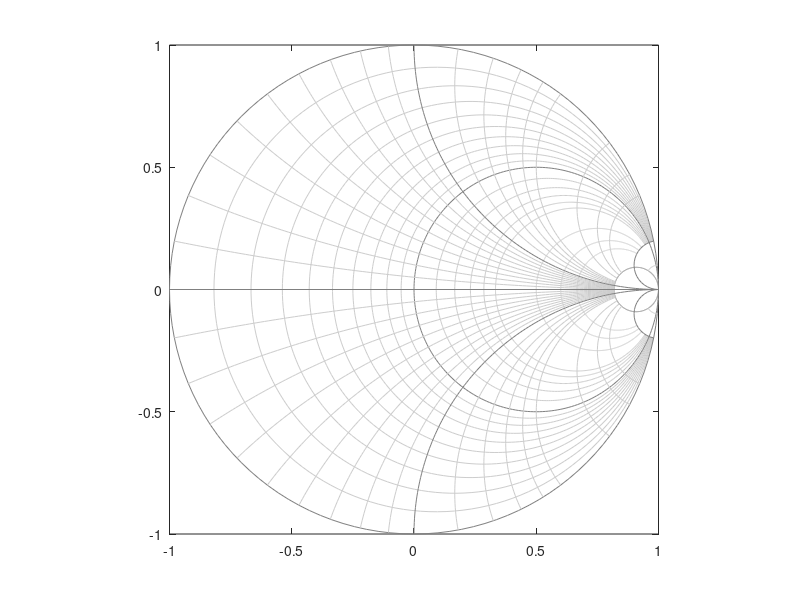

Recreate this plot in MATLAB. (Note: this script raises an error after producing the figure.)
function h = SmithChart(varargin)
% SMITHCHART   Impedance or admittance Smith chart
%  SmithChart               % blank impedance chart
%  SmithChart('y')          % blank admittance chart
%  SmithChart(R,X)          % impedance chart plotting R+jX
%  SmithChart(R,X,'z')      % 'z' is optional (impedance is default)
%  SmithChart(G,B,'y')      % admittance chart plotting G+jB
%  SmithChart(Z)            % impedance chart with complex Z
%  SmithChart(Y,'y')        % admittance chart with complex Y
%  SmithChart(R,X,'b-','LineWidth',2)    % plot parameters may be passed
%
%  If a single R,X (or Z, or G,B, or Y) is provided, it is plotted as a
%  red 'x' by default, or with a different line/point stle if passed as an
%  argument.
%
%  Only one set of data may be plotted in a given call to SmithChart()
%  However, multiple sets may be added to the same chart using "hold on"
%  Example:
%     hold off
%     SmithChart(R1,X1)    % first set of data is plotted default as 'r-'
%     hold on
%     SmithChart(R2,X2,'b-')
%     SmithChart(R3,X3,'g-')
%
%  h = SmithChart(...)     % returns handle to figure

narginchk(0,inf)

isImpedance = true;

if ~isempty(varargin)
    i = 1;
    
    while i<=numel(varargin)
        if ischar(varargin{i})
            switch lower(varargin{i})
                case { 'z', 'impedance' }
                    isImpedance = true;
                    varargin = varargin(i+1:end);
                case { 'y', 'admittance' }
                    isImpedance = false;
                    varargin = varargin(i+1:end);
                otherwise
                    i = i + 1;
            end
        else
            i = i + 1;
        end
    end
end

if isempty(varargin)
    R = [];
    X = [];
elseif numel(varargin)==1
    if isfloat(varargin{1})
        R = varargin{1};
        varargin = cell(0,0);
        if isreal(R)
            X = zeros(size(R));
        else
            % order is important here
            X = imag(R);
            R = real(R);
        end
    else
        % must pass the rest to plot
        R = [];
        X = [];
    end
else  % numel(varargin)>=2
    if isfloat(varargin{1})
        R = varargin{1};
        varargin = varargin(2:end);
        if isreal(R)
            if isfloat(varargin{1}) && isreal(varargin{1})
                X = varargin{1};
                varargin = varargin(2:end);
            else
                X = zeros(size(R));
            end
        else
            % order is important here
            X = imag(R);
            R = real(R);
        end
    end
end

if length(R) ~= length(X) || numel(R) ~= numel(X)
    error('R and X must be same size')
end

% use light lines
gray_line = [1 1 1]*0.8;
gray_weight = 0.25;
dark_gray_line = [1 1 1]*0.5;
dark_gray_weight = 0.25;

hold_state = ishold;

if ~ishold
    % only plot the Smith chart grid if the current plot is not HOLD

    Rcir = [0.1:.1:.9 1.2:.2:2 3:1:5 20 50];
    for i=1:length(Rcir)
        [x,y] = circle_r(Rcir(i),10);
        if isImpedance
            plot(x,y,'Color',gray_line,'LineWidth',gray_weight)
        else
            plot(-x,-y,'Color',gray_line,'LineWidth',gray_weight)
        end
        if i==1
            hold on
        end
    end
    
    Rcir = [0 1 10];
    for i=1:length(Rcir)
        [x,y] = circle_r(Rcir(i));
        if isImpedance
            plot(x,y,'Color',dark_gray_line,'LineWidth',dark_gray_weight)
        else
            plot(-x,-y,'Color',dark_gray_line,'LineWidth',dark_gray_weight)
        end
    end
    
    Xarc = [ -50 -20 -5:1:-2 -1.8:.2:-1.2 -.9:.1:-.1 .1:.1:.9 1.2:.2:1.8 2:1:5 20 50];
    for i=1:length(Xarc)
        [x,y] = arc_x(Xarc(i),10);
        if isImpedance
            plot(x,y,'Color',gray_line,'LineWidth',gray_weight)
        else
            plot(-x,-y,'Color',gray_line,'LineWidth',gray_weight)
        end
    end
    
    Xarc = [ -10 -1 0 1 10];
    for i=1:length(Xarc)
        [x,y] = arc_x(Xarc(i));
        if isImpedance
            plot(x,y,'Color',dark_gray_line,'LineWidth',dark_gray_weight)
        else
            plot(-x,-y,'Color',dark_gray_line,'LineWidth',dark_gray_weight)
        end
    end
    
    % keep the circle aspect ratio, remove the grids, and embellish the plot
    axis equal
    axis([-1 1 -1 1])
    hax = gca;
    hax.XAxis.Visible = 'off';
    hax.YAxis.Visible = 'off';
    %title('Smith Chart')
    
    hfg = gcf;
    if isImpedance
        hfg.Tag = 'impedance';
    else
        hfg.Tag = 'admittance';
    end
else
    % figure is held, check to see if tag matches;
    hfg = gcf;
    switch lower(hfg.Tag)
        case ''
            warning('Plotting on a chart that is not tagged as a Smith chart')
        case 'impedance'
            if ~isImpedance
                warning('Plotting admittance on an impedance chart')
            end
        case 'admittance'
            if isImpedance
                warning('Plotting impedance on an admittance chart')
            end
    end
end

if ~isempty(R)
    % Plot the specified data. First, transform it into cartesian points
    [x,y] = smith_transform(R,X);
    
    N = length(x);
    
    % clear any that are outside of the circle. NaN will break the line.
    for i=1:N
        if x(i)^2 + y(i)^2 > 1
            x(i) = NaN;
            y(i) = NaN;
        end
    end
    
    if ~isImpedance
        % change to admittance plot
        x = -x;
        y = -y;
    end
    
    if isempty(varargin)
        % use default plot parameters red line or red x
        if N==1
            h = plot(x,y,'rx');
        else
            h = plot(x,y,'r-');
        end
    else
        % use given plot parameters
        h = plot(x,y,varargin{:});
    end
end

if ~hold_state
    hold off
end

if nargout==0
    clear h
end

end % function SmithChart


% ------------------------------
% Local functions
% ------------------------------

function [x,y] = circle_r(R, Xend)
% CIRCLE_R  calculate circles of constant resistance
%  (x - R/(R+1))^2 + y^2 == (1/(R+1))^2
%    radius = 1/(R+1)
%    center = (R/(R+1), 0)

narginchk(0,2)
if nargin<2
    Xend = Inf;
else
    Xend = abs(Xend);
end
if nargin<1
    R = 0;
end

% radius = 1/(R+1)
% center = (R/(R+1), 0)
radius = 1/(R+1);
xcenter = R/(R+1);

% find the termination (end) angle
if isfinite(Xend)
    [x1,y1] = smith_intersection(R,Xend);
    theta1 = atan2(y1,x1-xcenter);
else
    theta1 = 0;
end

% get the length of the arc and use it to find the number of segments
% required to keep it from looking segmented
len_arc = 4*(pi-theta1)*radius;
nsegs = max(32, ceil(256/(len_arc/(2*pi))));
del_ang = 2*(pi-theta1)/nsegs;

% preallocate the solution vectors
x = zeros(1,nsegs+1);
y = zeros(1,nsegs+1);

% calculate the endpoints of the segments
for i=1:nsegs+1
    ang = -theta1 - del_ang*(i-1);
    xx = xcenter + radius*cos(ang);
    yy = radius*sin(ang);
    x(i) = xx;
    y(i) = yy;
end

end


function [x,y] = arc_x(X, Rstart)
% ARC_X  calculate arcs of constant reactance
%  (x - 1)^2 + (y - 1/X)^2 == (1/X)^2

narginchk(0,2)
if nargin<2
    Rstart = Inf;
end
if nargin<1
    X = 0;
end

% length of arc
if X==0
    % special case is a straight line when X==0
    [x1,y1] = smith_intersection(Rstart, 0);
    x = [x1 -1];
    y = [y1 0];
elseif isfinite(X)
    % two intersections with circle for R=0
    [x1, y1] = smith_intersection(Rstart, abs(X));
    [x2, y2] = smith_intersection(0, abs(X));
    
    % radius is |1/X|
    % center is at (1,1/X), but consider X>0 now and we'll compensate for X < 0 later
    radius = abs(1/X);
    x_cen = 1;
    y_cen = abs(1/X);
    
    % calculate the angles of intersection
    theta2 = atan2(y2-y_cen, x2-x_cen);
    theta1 = atan2(y1-y_cen, x1-x_cen);
    theta = theta1-theta2;
    
    % coerce theta to be in the range 0 <= theta < 2*pi
    while theta < 0
        theta = theta + 2.*pi;
    end
    while theta >= (2*pi)
        theta = theta - 2.*pi;
    end
    
    % if nsegs has not been specified, calculate it based upon arc length
    % longer arc -> more segments, shorter arc -> fewer segments
    arc_len = theta*abs(1/X);
    nsegs = max(16, ceil(arc_len*64));

    % preallocate the solution vectors
    x = zeros(1,nsegs+1);
    y = zeros(1,nsegs+1);
    
    if theta2-theta1<pi
        del_theta = (theta2-theta1)/nsegs;
    else
        del_theta = (theta2-theta1-2*pi)/nsegs;
    end
    
    % now, compensate for negative reactance
    if X>=0
        theta = theta1;
    else
        theta = -theta1;
        del_theta = -del_theta;
        y_cen = -y_cen;
    end
    
    % calculate the endpoints of the segments
    for i=1:nsegs+1
        xx = x_cen + radius*cos(theta);
        yy = y_cen + radius*sin(theta);
        x(i) = xx;
        y(i) = yy;
        theta = theta + del_theta;
    end
else % X is +/- Inf
    % solution is a single point at (1,0)... just return nothing
    x = [];
    y = [];
end

end


function [x,y] = smith_intersection(R,X)
% one intersection is always at (x,y) = (1,0)
% this calculates the other for a given R and X

if R<0
    R = 0;
end

den = R.^2 + 2.*R + X.^2 + 1;

if isinf(den)
    x = 1;
    y = 0;
else
    x = (R.^2 + X.^2 - 1)/den;
    y = 2.*X./den;
end

end

function [x,y] = smith_transform(R, X)
% SMITH_TRANSFORM  transform R+jX into cartesian coordinates on the Smith chart
%   x = (R^2 + X^2 -1)/(R^2 + 2*R + X^2 +1)
%   y = 2*X/(R^2 + 2*R + X^2 +1)

% preallocate the solution vectors
N = numel(R);
x = zeros(1,N);
y = zeros(1,N);

% calculate each R,X pair
for i=1:N
    rr = R(i);
    xx = X(i);
    den = rr^2 + 2*rr + xx^2 + 1;
    if isfinite(den)
        x(i) = (rr^2 + xx^2 - 1)/den;
        y(i) = (2*xx)/den;
    elseif den==0
        x(i) = NaN;
        y(i) = NaN;
    else
        x(i) = 1;
        y(i) = 0;
    end
end

end

% Copyright (c) 2024, Kerry S. Martin, martin@wild-wood.net
